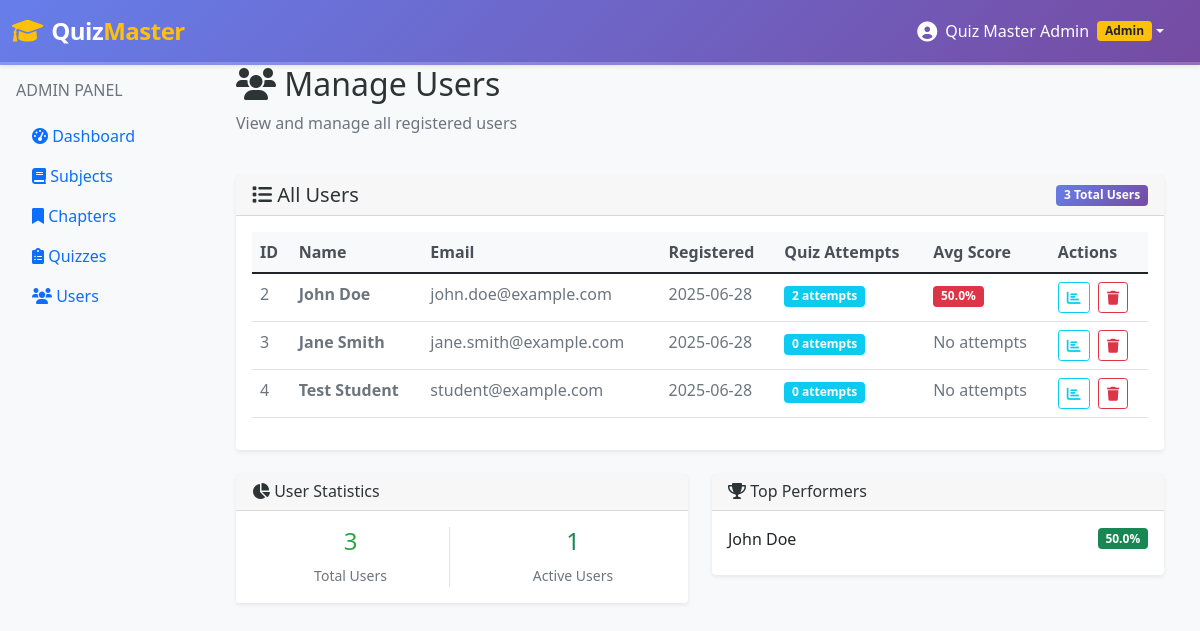
The app's page /admin/users (signed in) with its own data.
### models/user.py (models this page shows, shortened)
class User(db.Model):
    id = db.Column(db.Integer, primary_key=True)
    username = db.Column(db.String(120), unique=True, nullable=False)
    password_hash = db.Column(db.String(120), nullable=False)
    full_name = db.Column(db.String(100), nullable=False)
    qualification = db.Column(db.String(100))
    dob = db.Column(db.Date)
    is_admin = db.Column(db.Boolean, default=False)
    created_at = db.Column(db.DateTime, default=datetime.utcnow)
    scores = db.relationship('Score', backref='user', lazy=True)

### controllers/admin.py (the view)
    def decorated_function(*args, **kwargs):
        if not is_logged_in() or not is_admin():
            flash('Access denied', 'error')
            return redirect(url_for('auth.login'))
        return f(*args, **kwargs)

### controllers/admin.py (called while the page is built)
def is_logged_in():
    return 'user_id' in session

def is_admin():
    return session.get('is_admin', False)

def admin_required(f):
    def decorated_function(*args, **kwargs):
        if not is_logged_in() or not is_admin():
            flash('Access denied', 'error')
            return redirect(url_for('auth.login'))
        return f(*args, **kwargs)
    decorated_function.__name__ = f.__name__
    return decorated_function

@admin_bp.route('/users')
@admin_required
def users():
    users = User.query.filter_by(is_admin=False).all()
    return render_template('admin/users.html', users=users)

### templates/admin/users.html (shortened to what this page needs)
{% extends "base.html" %}
{% block content %}
<div class="container-fluid">
    <div class="row mb-4">
        <div class="col-12">
            <h2><i class="fas fa-users"></i> Manage Users</h2>
            <p class="text-muted">View and manage all registered users</p>
        </div>
    </div>
    <div class="row mb-4">
        <div class="col-12">
            <div class="card">
                <div class="card-header">
                    <div class="d-flex justify-content-between align-items-center">
                        <h5 class="mb-0"><i class="fas fa-list"></i> All Users</h5>
                        <span class="badge bg-primary">{{ users|length }} Total Users</span>
                    </div>
                </div>
                <div class="card-body">
                    {% if users %}
                        <div class="table-responsive">
                            <table class="table table-hover">
                                <thead>
                                    <tr>
                                        <th>ID</th>
                                        <th>Name</th>
                                        <th>Email</th>
                                        <th>Registered</th>
                                        <th>Quiz Attempts</th>
                                        <th>Avg Score</th>
                                        <th>Actions</th>
                                    </tr>
                                </thead>
                                <tbody>
                                    {% for user in users %}
                                        <tr>
                                            <td>{{ user.id }}</td>
                                            <td><strong>{{ user.full_name }}</strong></td>
                                            <td>{{ user.username }}</td>
                                            <td>{{ user.created_at.strftime('%Y-%m-%d') if user.created_at else 'N/A' }}</td>
                                            <td>
                                                <span class="badge bg-info">
                                                    {{ user.scores|length }} attempts
                                                </span>
                                            </td>
                                            <td>
                                                {% if user.scores %}
                                                    {% set avg_score = (user.scores|sum(attribute='total_scored') / user.scores|sum(attribute='total_questions')) * 100 %}
                                                    <span class="badge {% if avg_score >= 80 %}bg-success{% elif avg_score >= 60 %}bg-warning{% else %}bg-danger{% endif %}">
                                                        {{ "%.1f"|format(avg_score) }}%
                                                    </span>
                                                {% else %}
                                                    <span class="text-muted">No attempts</span>
                                                {% endif %}
                                            </td>
                                            <td>
                                                <a href="{{ url_for('admin.user_scores', user_id=user.id) }}"
                                                   class="btn btn-outline-info btn-sm me-1" title="View Scores">
                                                    <i class="fas fa-chart-bar"></i>
                                                </a>
                                                    <form method="POST" action="{{ url_for('admin.delete_user', user_id=user.id) }}" style="display: inline;" onsubmit="return confirm('Are you sure you want to delete this user? This will also delete all their quiz scores.');">
                                                        <button type="submit" class="btn btn-outline-danger btn-sm" title="Delete User">
                                                            <i class="fas fa-trash"></i>
                                                        </button>
                                                    </form>
                                            </td>
                                        </tr>
                                    {% endfor %}
                                </tbody>
                            </table>
                        </div>
                    {% else %}
                        <div class="text-center text-muted py-5">
                            <i class="fas fa-users fa-3x mb-3"></i>
                            <h5>No Users Found</h5>
                            <p>No users have registered yet.</p>
                        </div>
                    {% endif %}
                </div>
            </div>
        </div>
    </div>
    <div class="row">
        <div class="col-md-6">
            <div class="card">
                <div class="card-header">
                    <h6 class="mb-0"><i class="fas fa-chart-pie"></i> User Statistics</h6>
                </div>
                <div class="card-body">
                    <div class="row text-center">
                        <div class="col-6">
                            <div class="border-end">
                                <h4 class="text-primary">{{ users|length }}</h4>
                                <small class="text-muted">Total Users</small>
                            </div>
                        </div>
                        <div class="col-6">
                            <h4 class="text-success">{{ users|selectattr('scores')|list|length }}</h4>
                            <small class="text-muted">Active Users</small>
                        </div>
                    </div>
                </div>
            </div>
        </div>
        <div class="col-md-6">
            <div class="card">
                <div class="card-header">
                    <h6 class="mb-0"><i class="fas fa-trophy"></i> Top Performers</h6>
                </div>
                <div class="card-body">
                    {% set active_users = users|selectattr('scores')|list %}
                    {% if active_users %}
                        {% for user in active_users[:3] %}
                            <div class="d-flex justify-content-between align-items-center mb-2">
                                <span>{{ user.full_name }}</span>
                                {% if user.scores %}
                                    {% set avg_score = (user.scores|sum(attribute='total_scored') / user.scores|sum(attribute='total_questions')) * 100 %}
                                    <span class="badge bg-success">{{ "%.1f"|format(avg_score) }}%</span>
                                {% endif %}
                            </div>
                        {% endfor %}
                    {% else %}
                        <p class="text-muted mb-0">No quiz attempts yet</p>
                    {% endif %}
                </div>
            </div>
        </div>
    </div>
</div>
{% endblock %}

### static/css/style.css (style rules this page uses)
body { background-color: #f8f9fa; }
.card { border: none; box-shadow: 0 0.125rem 0.25rem rgba(0, 0, 0, 0.075); transition: box-shadow 0.15s ease-in-out; position: relative; z-index: 1; }
* { transition: color 0.3s ease, background-color 0.3s ease, transform 0.3s ease, box-shadow 0.3s ease; }
h1, h2, h3, h4, h5, h6 { color: #2d3436 !important; }
.text-primary { color: #28a745 !important; }
.bg-primary { background: linear-gradient(135deg, #667eea 0%, #764ba2 100%) !important; }
.table th { background-color: #f8f9fa; color: #495057; font-weight: 600; }
.table td { color: #6c757d; }

### records on screen
User: id "2", full_name "John Doe", username "john.doe@example.com", created_at "2025-06-28", scores|length "2", avg_score "50.0"
User: id "3", full_name "Jane Smith", username "jane.smith@example.com", created_at "2025-06-28", scores|length "0", shows "No attempts"
User: id "4", full_name "Test Student", username "student@example.com", created_at "2025-06-28", scores|length "0", shows "No attempts"

### other values on screen
{{ session.full_name }} "Quiz Master Admin"
{{ users|length }} "3"
{{ users|selectattr('scores')|list|length }} "1"
